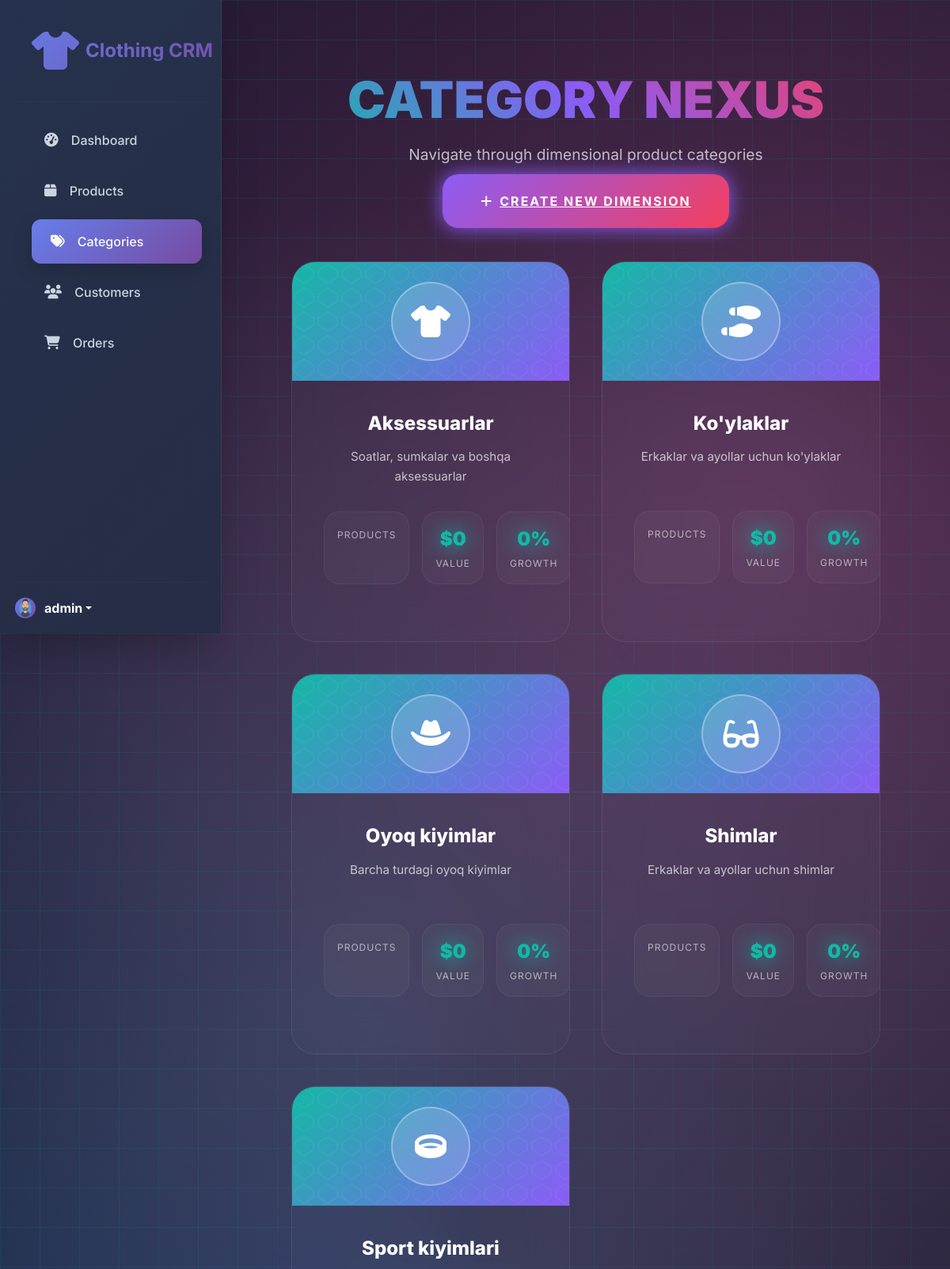
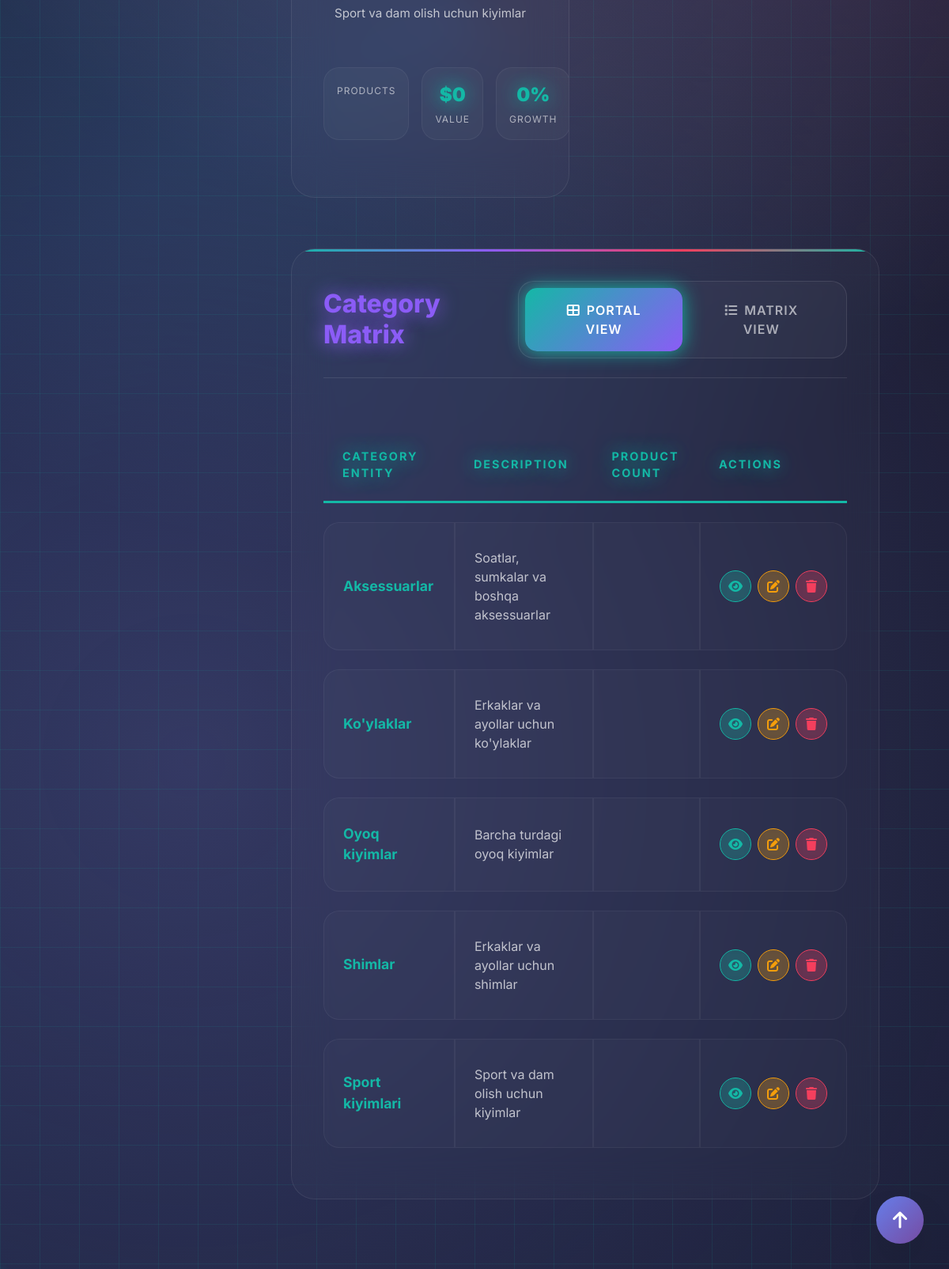
Page /categories/ (signed in) on the committed database (2 pictures, top to bottom).
### accounts/models.py (models this page shows, shortened)
class Profile(models.Model):
    user = models.OneToOneField(User, on_delete=models.CASCADE)
    image = models.ImageField(default='default.jpg', upload_to='profile_pics')
    phone = models.CharField(max_length=15, blank=True, null=True)
    address = models.TextField(blank=True, null=True)

### dashboard/models.py (models this page shows, shortened)
class Category(models.Model):
    name = models.CharField(max_length=100)
    description = models.TextField(blank=True, null=True)
    class Meta:
        verbose_name_plural = 'Categories'

### dashboard/views.py (the view)
# urls.py: path('categories/', views.category_list, name='category_list'),
@login_required
def category_list(request):
    categories_list = Category.objects.all().order_by('name')
    paginator = Paginator(categories_list, 10)  # Show 10 categories per page
    page = request.GET.get('page')
    try:
        categories = paginator.page(page)
    except PageNotAnInteger:
        categories = paginator.page(1)
    except EmptyPage:
        categories = paginator.page(paginator.num_pages)
    context = {
        'categories': categories,
    }
    return render(request, 'dashboard/category_list.html', context)

### templates/dashboard/category_list.html (shortened to what this page needs)
{% extends 'base.html' %}
{% block content %}
<div class="holographic-grid"></div>
<div class="category-dimension">
    <div class="dimensional-header">
        <h1 class="dimensional-title">CATEGORY NEXUS</h1>
        <p style="color: rgba(255, 255, 255, 0.7); font-size: 1.2rem; margin-bottom: 2rem;">
            Navigate through dimensional product categories
        </p>
        <a href="{% url 'dashboard:category_create' %}" class="create-category-btn">
            <i class="fas fa-plus me-2"></i>Create New Dimension
        </a>
    </div>
    <div class="category-portal-grid">
        {% for category in categories %}
        <div class="category-portal">
            <div class="portal-header">
                <div class="portal-icon-sphere">
                    <i class="fas fa-{% cycle 'tshirt' 'shoe-prints' 'hat-cowboy' 'glasses' 'ring' 'watch' %} portal-icon"></i>
                </div>
            </div>
            <div class="portal-content">
                <h3>
                    <a href="{% url 'dashboard:category_detail' category.id %}" class="portal-name">
                        {{ category.name }}
                    </a>
                </h3>
                <p class="portal-description">
                    {{ category.description|truncatechars:120|default:"Explore this dimensional category realm" }}
                </p>
                <div class="portal-metrics">
                    <div class="metric-orb">
                        <div class="metric-label">Products</div>
                    </div>
                    <div class="metric-orb">
                        <div class="metric-value">${{ category.total_value|default:"0"|floatformat:0 }}</div>
                        <div class="metric-label">Value</div>
                    </div>
                    <div class="metric-orb">
                        <div class="metric-value">{{ category.avg_price|default:"0"|floatformat:0 }}%</div>
                        <div class="metric-label">Growth</div>
                    </div>
                </div>
            </div>
        </div>
        {% endfor %}
    </div>
    <div class="dimensional-table-container">
        <div class="table-header-dimensional">
            <h3 class="table-title-dimensional">Category Matrix</h3>
            <div class="dimensional-view-toggle">
                <button class="dimensional-toggle-btn active">
                    <i class="fas fa-th-large me-2"></i>Portal View
                </button>
                <button class="dimensional-toggle-btn">
                    <i class="fas fa-list me-2"></i>Matrix View
                </button>
            </div>
        </div>
        <div style="overflow-x: auto;">
            <table class="dimensional-table">
                <thead>
                    <tr>
                        <th>Category Entity</th>
                        <th>Description</th>
                        <th>Product Count</th>
                        <th>Actions</th>
                    </tr>
                </thead>
                <tbody>
                    {% for category in categories %}
                    <tr>
                        <td>
                            <a href="{% url 'dashboard:category_detail' category.id %}" class="category-link-dimensional">
                                {{ category.name }}
                            </a>
                        </td>
                        <td style="color: rgba(255, 255, 255, 0.7);">
                            {{ category.description|truncatechars:80|default:"No description available" }}
                        </td>
                        <td style="color: var(--quantum-emerald); font-weight: 600;">
                        </td>
                        <td>
                            <div style="display: flex; gap: 0.5rem;">
                                <button class="quantum-action-btn action-view" onclick="location.href='{% url 'dashboard:category_detail' category.id %}'">
                                    <i class="fas fa-eye"></i>
                                </button>
                                <button class="quantum-action-btn action-edit" onclick="location.href='{% url 'dashboard:category_update' category.id %}'">
                                    <i class="fas fa-edit"></i>
                                </button>
                                <button class="quantum-action-btn action-delete" onclick="location.href='{% url 'dashboard:category_delete' category.id %}'">
                                    <i class="fas fa-trash"></i>
                                </button>
                            </div>
                        </td>
                    </tr>
                    {% endfor %}
                </tbody>
            </table>
        </div>
    </div>
</div>
{% endblock %}

### templates/base.html (shortened to what this page needs)
<!DOCTYPE html>
<html lang="en">
<head>
    <link href="https://cdn.jsdelivr.net/npm/bootstrap@5.3.0/dist/css/bootstrap.min.css" rel="stylesheet">
    <link rel="stylesheet" href="https://cdnjs.cloudflare.com/ajax/libs/font-awesome/6.4.0/css/all.min.css">
</head>
<body>
    <div class="d-flex">
        <div class="sidebar d-none d-md-flex flex-column flex-shrink-0 p-3">
            <a href="{% url 'dashboard:dashboard' %}" class="d-flex align-items-center mb-3 mb-md-0 me-md-auto text-white text-decoration-none navbar-brand">
                <i class="fas fa-tshirt fa-2x me-2"></i>
                <span class="fs-4">Clothing CRM</span>
            </a>
            <hr style="border-color: var(--dark-border);">
            <ul class="nav nav-pills flex-column mb-auto">
                <li class="nav-item">
                    <a href="{% url 'dashboard:dashboard' %}" class="nav-link {% if request.resolver_match.url_name == 'dashboard' %}active{% endif %}">
                        <i class="fas fa-tachometer-alt"></i>
                        Dashboard
                    </a>
                </li>
                <li>
                    <a href="{% url 'dashboard:product_list' %}" class="nav-link {% if 'product' in request.resolver_match.url_name %}active{% endif %}">
                        <i class="fas fa-box"></i>
                        Products
                    </a>
                </li>
                <li>
                    <a href="{% url 'dashboard:category_list' %}" class="nav-link {% if 'category' in request.resolver_match.url_name %}active{% endif %}">
                        <i class="fas fa-tags"></i>
                        Categories
                    </a>
                </li>
                <li>
                    <a href="{% url 'dashboard:customer_list' %}" class="nav-link {% if 'customer' in request.resolver_match.url_name %}active{% endif %}">
                        <i class="fas fa-users"></i>
                        Customers
                    </a>
                </li>
                <li>
                    <a href="{% url 'dashboard:order_list' %}" class="nav-link {% if 'order' in request.resolver_match.url_name %}active{% endif %}">
                        <i class="fas fa-shopping-cart"></i>
                        Orders
                    </a>
                </li>
            </ul>
            <hr style="border-color: var(--dark-border);">
            <div class="dropdown">
                <a href="#" class="d-flex align-items-center text-white text-decoration-none dropdown-toggle" id="dropdownUser1" data-bs-toggle="dropdown" aria-expanded="false">
                    {% if request.user.profile.image %}
                    <img src="{{ request.user.profile.image.url }}" alt="Profile" width="32" height="32" class="rounded-circle me-2 img-profile">
                    {% else %}
                    <i class="fas fa-user-circle fa-2x me-2"></i>
                    {% endif %}
                    <strong>{{ request.user.username }}</strong>
                </a>
            </div>
        </div>
        <div class="main-content flex-grow-1">
            <div class="container-fluid px-4 py-4 page-content">
                {% block content %}{% endblock %}
            </div>
        </div>
    </div>
    <button class="fab d-none d-md-block" onclick="window.scrollTo({top: 0, behavior: 'smooth'})">
        <i class="fas fa-arrow-up"></i>
    </button>
</body>
</html>

### templates/base.html (style rules this page uses)
:root { --primary-color: #2563eb; --primary-dark: #1d4ed8; --secondary-color: #10b981; --danger-color: #ef4444; --warning-color: #f59e0b; --info-color: #06b6d4; --dark-bg: #0f172a; --dark-surface: #1e293b; --dark-border: #334155; --text-primary: #f8fafc; --text-secondary: #cbd5e1; --text-muted: #64748b; --gradient-primary: linear-gradient(135deg, #667eea 0%, #764ba2 100%); --gradient-secondary: linear-gradient(135deg, #f093fb 0%, #f5576c 100%); --gradient-success: linear-gradient(135deg, #4facfe 0%, #00f2fe 100%); --shadow-lg: 0 20px 25px -5px rgba(0, 0, 0, 0.1), 0 10px 10px -5px rgba(0, 0, 0, 0.04); --shadow-xl: 0 25px 50px -12px rgba(0, 0, 0, 0.25); }
* { margin: 0; padding: 0; box-sizing: border-box; }
body { font-family: 'Inter', sans-serif; background: var(--dark-bg); color: var(--text-primary); overflow-x: hidden; }
body::before { content: ''; position: fixed; top: 0; left: 0; width: 100%; height: 100%; background: radial-gradient(circle at 20% 80%, rgba(120, 119, 198, 0.3) 0%, transparent 50%), radial-gradient(circle at 80% 20%, rgba(255, 119, 198, 0.3) 0%, transparent 50%), radial-gradient(circle at 40% 40%, rgba(120, 219, 255, 0.2) 0%, transparent 50%); z-index: -1; animation: backgroundShift 20s ease-in-out infinite; }
.sidebar { min-height: 100vh; background: var(--dark-surface); backdrop-filter: blur(20px); border-right: 1px solid var(--dark-border); color: var(--text-primary); width: 280px; position: fixed; left: 0; top: 0; z-index: 100; transition: all 0.3s cubic-bezier(0.4, 0, 0.2, 1); box-shadow: var(--shadow-xl); }
.sidebar::before { content: ''; position: absolute; top: 0; left: 0; right: 0; bottom: 0; background: var(--gradient-primary); opacity: 0.1; z-index: -1; }
.sidebar .nav-link { color: var(--text-secondary); padding: 1rem 1.5rem; margin: 0.25rem 1rem; border-radius: 12px; transition: all 0.3s cubic-bezier(0.4, 0, 0.2, 1); position: relative; overflow: hidden; font-weight: 500; }
.sidebar .nav-link::before { content: ''; position: absolute; top: 0; left: -100%; width: 100%; height: 100%; background: var(--gradient-primary); transition: left 0.3s cubic-bezier(0.4, 0, 0.2, 1); z-index: -1; }
.sidebar .nav-link:hover, .sidebar .nav-link.active { color: var(--text-primary); background: rgba(255, 255, 255, 0.1); transform: translateX(8px); box-shadow: 0 8px 25px rgba(0, 0, 0, 0.15); }
.sidebar .nav-link:hover::before, .sidebar .nav-link.active::before { left: 0; }
.sidebar .nav-link i { margin-right: 0.75rem; font-size: 1.1rem; transition: transform 0.3s ease; }
.sidebar .navbar-brand { padding: 1.5rem; font-size: 1.5rem; font-weight: 700; background: var(--gradient-primary); -webkit-background-clip: text; -webkit-text-fill-color: transparent; background-clip: text; animation: logoGlow 3s ease-in-out infinite alternate; }
.main-content { margin-left: 280px; padding: 2rem; min-height: 100vh; transition: margin-left 0.3s cubic-bezier(0.4, 0, 0.2, 1); }
.page-content { animation: fadeInUp 0.6s ease; }
.fab { position: fixed; bottom: 2rem; right: 2rem; width: 60px; height: 60px; border-radius: 50%; background: var(--gradient-primary); color: white; border: none; box-shadow: var(--shadow-xl); display: flex; align-items: center; justify-content: center; font-size: 1.5rem; transition: all 0.3s cubic-bezier(0.4, 0, 0.2, 1); z-index: 1000; }
.img-profile { border: 3px solid transparent; background: var(--gradient-primary); background-clip: padding-box; transition: all 0.3s ease; }

### rows in the picture
Category: name "Aksessuarlar", description "Soatlar, sumkalar va boshqa aksessuarlar", total_value "0", avg_price "0"
Category: name "Ko'ylaklar", description "Erkaklar va ayollar uchun ko'ylaklar", total_value "0", avg_price "0"
Category: name "Oyoq kiyimlar", description "Barcha turdagi oyoq kiyimlar", total_value "0", avg_price "0"
Category: name "Shimlar", description "Erkaklar va ayollar uchun shimlar", total_value "0", avg_price "0"
Category: name "Sport kiyimlari", description "Sport va dam olish uchun kiyimlar", total_value "0", avg_price "0"

### other values in the picture
{{ request.user.username }} "admin"
